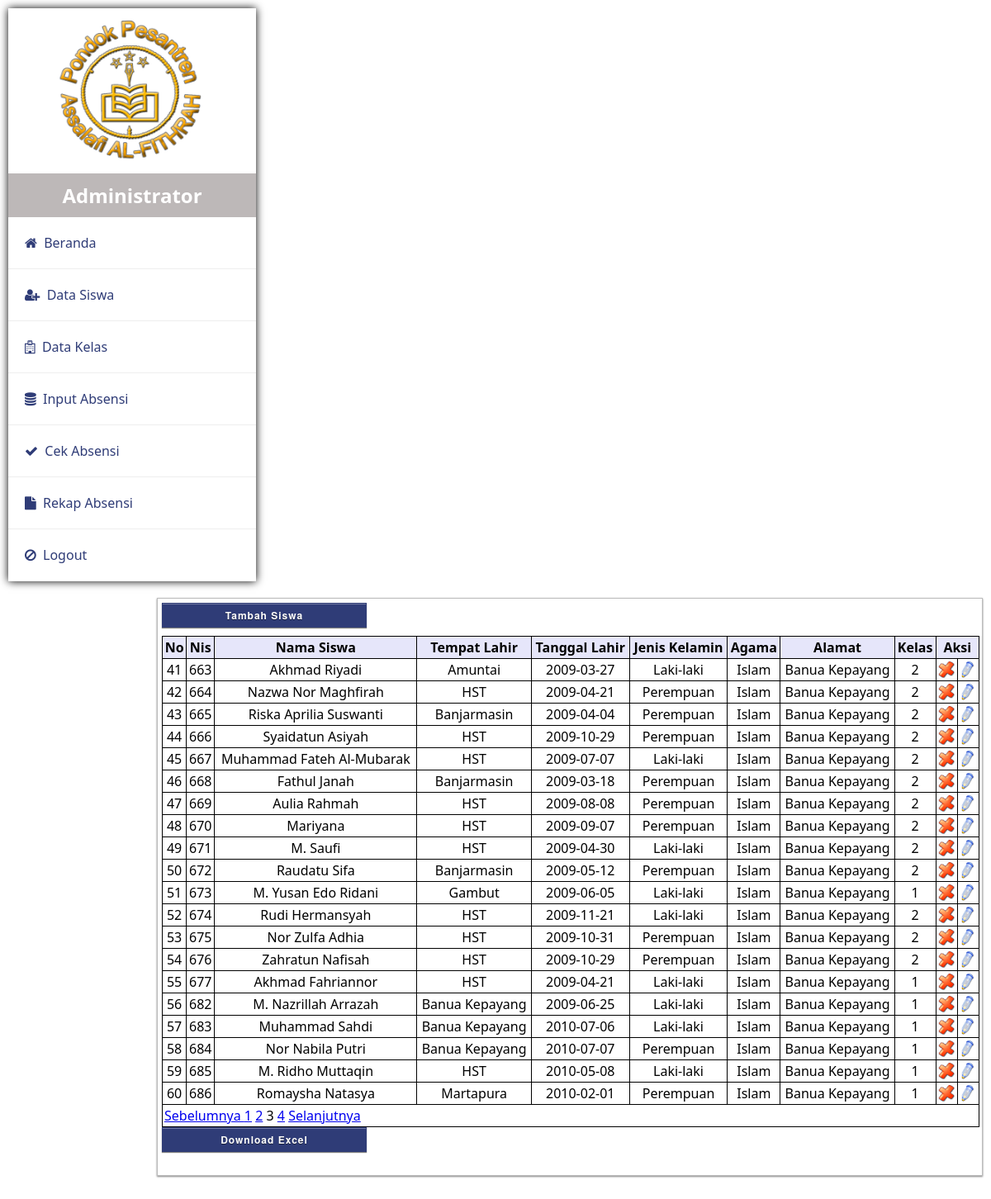
/siswa_data.php?pg=3 (signed in), run on the app's committed database.
### tables this page shows
CREATE TABLE IF NOT EXISTS `siswa` (
  `nis` int(3) NOT NULL AUTO_INCREMENT,
  `nama_siswa` varchar(100) NOT NULL,
  `tempat_lahir` varchar(100) NOT NULL,
  `tanggal_lahir` date NOT NULL,
  `jenis_kelamin` varchar(10) NOT NULL,
  `agama` varchar(30) NOT NULL,
  `alamat` text NOT NULL,
  `kode_kelas` int(3) NOT NULL,
  PRIMARY KEY (`nis`)
);

CREATE TABLE IF NOT EXISTS `kelas` (
  `kode_kelas` int(3) NOT NULL AUTO_INCREMENT,
  `kelas` varchar(3) NOT NULL,
  PRIMARY KEY (`kode_kelas`)
);

### siswa_data.php (the view, shortened to what this page needs)
<!DOCTYPE html>
<?php
if (empty($_SESSION['username']) AND empty($_SESSION['passuser'])) {
  echo "<center>Untuk mengakses halaman ini, Anda harus login <br>";
  echo "<a href=index.php><b>LOGIN</b></a></center>";
}
else{
?>
<html lang="en">
<head>
 <link rel="stylesheet" href="css/admin.css">
 <link rel="stylesheet" href="css/font-awesome.css">
</head>
<body>
 <aside>
 <div class="brand">
  <img src="gambar/logo.png" width="200" alt="">
  <h2>Administrator</h2>
 </div>
  <ul class="menu">
   <li><a href="beranda.php"><i class="fa fa-home"></i> &nbsp;Beranda</a></li>
   <li><a href="siswa_data.php"><i class="fa fa-user-plus"></i> &nbsp;Data Siswa</a></li>
   <li><a href="kelas_data.php"><i class="fa fa-hospital-o"></i> &nbsp;Data Kelas</a></li>
   <li><a href="absensi_data.php"><i class="fa fa-database"></i> &nbsp;Input Absensi</a></li>
   <li><a href="absensi_cek.php"><i class="fa fa-check"></i> &nbsp;Cek Absensi</a></li>
   <li><a href="absensi_rekap.php"><i class="fa fa-file"></i> &nbsp;Rekap Absensi</a></li>
   <li><a href="logout.php"><i class="fa fa-ban"></i> &nbsp;Logout</a></li>
  </ul>
 </aside>
	<form action="siswa_tambah.php" class="posting">
		<input type="submit" class="btn" value="Tambah Siswa" />
		<table width="990" border="0" align="center" cellpadding="2" cellspacing="1" bgcolor="#000000" celpading="2" celspacing="1" >
		<tr bgcolor="#E6E6FA">
		<td><div align="center"><strong>No</strong></div></td>
		<td><div align="center"><strong>Nis</strong></div></td>
		<td><div align="center"><strong>Nama Siswa</strong></div></td>
		<td><div align="center"><strong>Tempat Lahir</strong></div></td>
		<td><div align="center"><strong>Tanggal Lahir</strong></div></td>
		<td><div align="center"><strong>Jenis Kelamin</strong></div></td>
		<td><div align="center"><strong>Agama</strong></div></td>
		<td><div align="center"><strong>Alamat</strong></div></td>
		<td><div align="center"><strong>Kelas</strong></div></td>
		<td colspan="2"><div align="center"><strong>Aksi</strong></div></td>
		</tr>
			<?php
			$batas = 20;
			$pg = isset( $_GET['pg'] ) ? $_GET['pg'] : "";
			if ( empty( $pg ) ) {
			$posisi = 0;
			$pg = 1;
			} else {
			$posisi = ( $pg - 1 ) * $batas;
			}
			$no=0+$posisi;
			  $tampil="SELECT * FROM siswa, kelas WHERE siswa.kode_kelas=kelas.kode_kelas limit $posisi, $batas";
			  $qryTampil=mysql_query($tampil);
			  while ($dataTampil=mysql_fetch_array($qryTampil)) {
			 $no++;
			 ?>
			<tr bgcolor="#FFFFFF">
			<td align="center"><?php echo $no ; ?></td>
			<td align="center"><?php echo $dataTampil['nis']; ?></td>
			<td align="center"><?php echo $dataTampil['nama_siswa']; ?></td>
			<td align="center"><?php echo $dataTampil['tempat_lahir']; ?></td>
			<td align="center"><?php echo $dataTampil['tanggal_lahir']; ?></td>
			<td align="center"><?php echo $dataTampil['jenis_kelamin']; ?></td>
			<td align="center"><?php echo $dataTampil['agama']; ?></td>
			<td align="center"><?php echo $dataTampil['alamat']; ?></td>
			<td align="center"><?php echo $dataTampil['kode_kelas']; ?></td>
			<td>
			<div align="center">
			<a href="siswa_hapus.php?nis=<?php echo $dataTampil['nis'] ; ?>" onclick="javascript: return confirm('Anda yakin hapus ?')"><img src="gambar/hapus.png" width="20"></a>
			</td>
			<td>
			<a href="siswa_edit.php?nis=<?php echo $dataTampil['nis']; ?>"><img src="gambar/edit.png" width="20"></a>
			</td>
			</tr>
			<?php } ?>
			<tr bgcolor="#FFFFFF">
			<td colspan="11">
			<?php
			$jml_data = mysql_num_rows(mysql_query("SELECT * FROM siswa"));
			$JmlHalaman = ceil($jml_data/$batas);
			if ( $pg > 1 ) {
			$link = $pg-1;
			$prev = "<a href='?pg=$link'>Sebelumnya </a>";
			} else {
			$prev = "Sebelumnya ";
			}
			$nmr = '';
			for ( $i = 1; $i<= $JmlHalaman; $i++ ){
			if ( $i == $pg ) {
			$nmr .= $i . " ";
			} else {
			$nmr .= "<a href='?pg=$i'>$i</a> ";
			}
			}
			if ( $pg < $JmlHalaman ) {
			$link = $pg + 1;
			$next = " <a href='?pg=$link'>Selanjutnya</a>";
			} else {
			$next = "Selanjutnya";
			}
			echo $prev . $nmr . $next;
			 ?>
			 </td>
			 </tr>
		</table>
		<a href="cetak_siswa.php"><input type="button" class="btn" value="Download Excel" /></a>
	</form>
</body>
</html>
<?php } ?>

### css/admin.css (style rules this page uses)
* { margin: 0 auto; font-family: Segoe UI; box-sizing: border-box; }
aside { box-shadow: 0px 0px 10px black; float: left; margin: 10px; background: white; max-width: 100%; width: 300px; }
img { display: block; max-width: 100%; }
aside .brand img { height: 200px; }
aside .brand h2 { background:rgba(133, 125, 125, 0.541); color: white; text-align: center; padding: 10px; }
ul.menu { list-style: none; padding: 0; }
ul.menu li { position: relative; }
ul.menu li a { text-decoration: none; padding: 20px; color: rgb(47, 60, 119); display: block; border-bottom: 1px solid #eee; -webkit-transition: all 0.4s ease-in-out; -o-transition: all 0.4s ease-in-out; transition: all 0.4s ease-in-out; }
.posting { float : right; width: 1000px; min-height:700px; margin-left : 5px; margin-right: 10px; margin-top : 10px; margin-bottom : 45px; padding: 5px; position: relative; display: inline-block; text-align: justifiy; font: Times New Roman; border: 1px solid #bbb; -moz-box-shadow: 0 1px 2px rgba(0, 0, 0, 0.5), inset 0 1px 0 rgba(255, 255, 255, 0.5); -webkit-box-shadow: 0 1px 2px rgba(0, 0, 0, 0.5), inset 0 1px 0 rgba(255, 255, 255, 0.5); box-shadow: 0 1px 2px rgba(0, 0, 0, 0.5), inset 0 1px 0 rgba(255, 255, 255, 0.5); behavior: url(PIE.htc); }
.btn { width: 248px; height: 30px; color: #fff; font: bold 12px 'Helvetica Neue', Helvetica, Arial, sans-serif; text-shadow: 0 1px 0 rgba(0, 0, 0, 0.5); letter-spacing: 1px; text-align: center; border: 1px solid rgb(47, 60, 119); margin-top:; margin-bottom:10px; outline: none; cursor: pointer; position: relative; background-color: rgb(47, 60, 119); background-image: -webkit-gradient(linear, left top, left bottom, from(rgb(47, 60, 119)), to(rgb(47, 60, 119))); -moz-box-shadow: inset 0 1px 0 rgba(255, 255, 255, 0.3), 0 1px 1px rgba(0, 0, 0, 0.5); -webkit-box-shadow: inset 0 1px 0 rgba(255, 255, 255, 0.3), 0 1px 1px rgba(0, 0, 0, 0.5); box-shadow: inset 0 1px 0 rgba(255, 255, 255, 0.3), 0 1px 1px rgba(0, 0, 0, 0.5); behavior: url(PIE.htc); }

### data on the page
siswa: nis "663", nama_siswa "Akhmad Riyadi", tempat_lahir "Amuntai", tanggal_lahir "2009-03-27", jenis_kelamin "Laki-laki", agama "Islam", alamat "Banua Kepayang", kode_kelas.kode_kelas "2"
siswa: nis "664", nama_siswa "Nazwa Nor Maghfirah", tempat_lahir "HST", tanggal_lahir "2009-04-21", jenis_kelamin "Perempuan", agama "Islam", alamat "Banua Kepayang", kode_kelas.kode_kelas "2"
siswa: nis "665", nama_siswa "Riska Aprilia Suswanti", tempat_lahir "Banjarmasin", tanggal_lahir "2009-04-04", jenis_kelamin "Perempuan", agama "Islam", alamat "Banua Kepayang", kode_kelas.kode_kelas "2"
siswa: nis "666", nama_siswa "Syaidatun Asiyah", tempat_lahir "HST", tanggal_lahir "2009-10-29", jenis_kelamin "Perempuan", agama "Islam", alamat "Banua Kepayang", kode_kelas.kode_kelas "2"
siswa: nis "667", nama_siswa "Muhammad Fateh Al-Mubarak", tempat_lahir "HST", tanggal_lahir "2009-07-07", jenis_kelamin "Laki-laki", agama "Islam", alamat "Banua Kepayang", kode_kelas.kode_kelas "2"
siswa: nis "668", nama_siswa "Fathul Janah", tempat_lahir "Banjarmasin", tanggal_lahir "2009-03-18", jenis_kelamin "Perempuan", agama "Islam", alamat "Banua Kepayang", kode_kelas.kode_kelas "2"
siswa: nis "669", nama_siswa "Aulia Rahmah", tempat_lahir "HST", tanggal_lahir "2009-08-08", jenis_kelamin "Perempuan", agama "Islam", alamat "Banua Kepayang", kode_kelas.kode_kelas "2"
siswa: nis "670", nama_siswa "Mariyana", tempat_lahir "HST", tanggal_lahir "2009-09-07", jenis_kelamin "Perempuan", agama "Islam", alamat "Banua Kepayang", kode_kelas.kode_kelas "2"
siswa: nis "671", nama_siswa "M. Saufi", tempat_lahir "HST", tanggal_lahir "2009-04-30", jenis_kelamin "Laki-laki", agama "Islam", alamat "Banua Kepayang", kode_kelas.kode_kelas "2"
siswa: nis "672", nama_siswa "Raudatu Sifa", tempat_lahir "Banjarmasin", tanggal_lahir "2009-05-12", jenis_kelamin "Perempuan", agama "Islam", alamat "Banua Kepayang", kode_kelas.kode_kelas "2"
siswa: nis "673", nama_siswa "M. Yusan Edo Ridani", tempat_lahir "Gambut", tanggal_lahir "2009-06-05", jenis_kelamin "Laki-laki", agama "Islam", alamat "Banua Kepayang", kode_kelas.kode_kelas "1"
siswa: nis "674", nama_siswa "Rudi Hermansyah", tempat_lahir "HST", tanggal_lahir "2009-11-21", jenis_kelamin "Laki-laki", agama "Islam", alamat "Banua Kepayang", kode_kelas.kode_kelas "2"
siswa: nis "675", nama_siswa "Nor Zulfa Adhia", tempat_lahir "HST", tanggal_lahir "2009-10-31", jenis_kelamin "Perempuan", agama "Islam", alamat "Banua Kepayang", kode_kelas.kode_kelas "2"
siswa: nis "676", nama_siswa "Zahratun Nafisah", tempat_lahir "HST", tanggal_lahir "2009-10-29", jenis_kelamin "Perempuan", agama "Islam", alamat "Banua Kepayang", kode_kelas.kode_kelas "2"
siswa: nis "677", nama_siswa "Akhmad Fahriannor", tempat_lahir "HST", tanggal_lahir "2009-04-21", jenis_kelamin "Laki-laki", agama "Islam", alamat "Banua Kepayang", kode_kelas.kode_kelas "1"
siswa: nis "682", nama_siswa "M. Nazrillah Arrazah", tempat_lahir "Banua Kepayang", tanggal_lahir "2009-06-25", jenis_kelamin "Laki-laki", agama "Islam", alamat "Banua Kepayang", kode_kelas.kode_kelas "1"
siswa: nis "683", nama_siswa "Muhammad Sahdi", tempat_lahir "Banua Kepayang", tanggal_lahir "2010-07-06", jenis_kelamin "Laki-laki", agama "Islam", alamat "Banua Kepayang", kode_kelas.kode_kelas "1"
siswa: nis "684", nama_siswa "Nor Nabila Putri", tempat_lahir "Banua Kepayang", tanggal_lahir "2010-07-07", jenis_kelamin "Perempuan", agama "Islam", alamat "Banua Kepayang", kode_kelas.kode_kelas "1"
siswa: nis "685", nama_siswa "M. Ridho Muttaqin", tempat_lahir "HST", tanggal_lahir "2010-05-08", jenis_kelamin "Laki-laki", agama "Islam", alamat "Banua Kepayang", kode_kelas.kode_kelas "1"
siswa: nis "686", nama_siswa "Romaysha Natasya", tempat_lahir "Martapura", tanggal_lahir "2010-02-01", jenis_kelamin "Perempuan", agama "Islam", alamat "Banua Kepayang", kode_kelas.kode_kelas "1"
